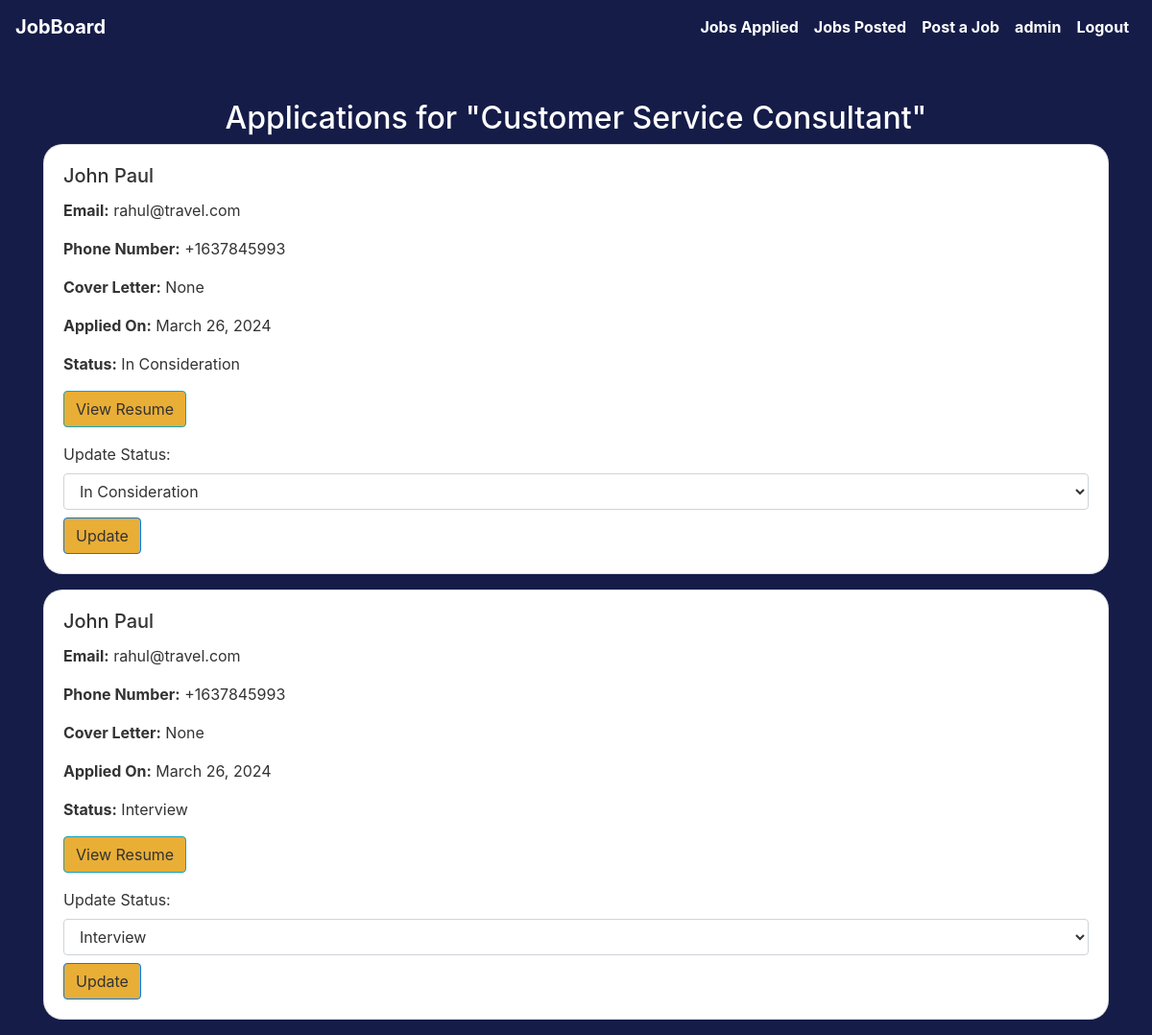
The page /jobs/8/applications/ (signed in) on the database its author committed.
### jobs/models.py (models this page shows, shortened)
class Job(models.Model):
    CONTRACT_TYPE_CHOICES = [
        ('Full-Time', 'Full-Time'),
        ('Part-Time', 'Part-Time'),
        ('Freelance', 'Freelance'),
        ('Internship', 'Internship'),
    ]
    company_name = models.CharField(max_length=255)
    logo = models.ImageField(upload_to='logos/', blank=True, null=True)
    job_title = models.CharField(max_length=255)
    job_description = models.TextField()
    contract_type = models.CharField(max_length=50, choices=CONTRACT_TYPE_CHOICES)
    location = models.CharField(max_length=255)
    working_language = models.CharField(max_length=255)
    job_category = models.CharField(max_length=255)
    job_link = models.URLField(max_length=200)
    contact_email = models.EmailField()
    company_size = models.CharField(max_length=255, blank=True, null=True)
    industry = models.CharField(max_length=255, blank=True, null=True)
    posted_by = models.ForeignKey(User, on_delete=models.CASCADE)
    minimum_salary = models.DecimalField(max_digits=10, decimal_places=2, blank=True, null=True)
    maximum_salary = models.DecimalField(max_digits=10, decimal_places=2, blank=True, null=True)

class JobApplication(models.Model):
    STATUS_CHOICES = [
        ('applied', 'Applied'),
        ('screening', 'Screening'),
        ('in consideration', 'In Consideration'),
        ('interview', 'Interview'),
        ('offer', 'Offer'),
        ('rejected', 'Rejected'),
    ]
    user = models.ForeignKey(User, on_delete=models.CASCADE, related_name='applications')
    job = models.ForeignKey(Job, on_delete=models.CASCADE, related_name='applications')
    full_name = models.CharField(max_length=100)
    email = models.EmailField()
    phone_number = models.CharField(max_length=20, blank=True)
    cover_letter = models.TextField(blank=True)
    resume = models.FileField(upload_to='resumes/')
    applied_on = models.DateTimeField(auto_now_add=True)
    status = models.CharField(max_length=20, choices=STATUS_CHOICES, default='applied')

### jobs/views.py (the view)
# urls.py: path('jobs/<int:job_id>/applications/', views.view_applications, name='view_applications'),
@login_required
def view_applications(request, job_id):
    job = get_object_or_404(Job, pk=job_id, posted_by=request.user)
    applications = job.applications.all().order_by('-id')
    status_choices = JobApplication._meta.get_field('status').choices
    return render(request, 'jobs/view_applications.html', {
        'job': job,
        'applications': applications,
        'status_choices': status_choices,
    })

### jobs/templates/jobs/view_applications.html (shortened to what this page needs)
{% extends 'jobs/base.html' %}
{% block content %}
<div class="container mt-5">
    <h2 class="text-center">Applications for "{{ job.job_title }}"</h2>
    {% for application in applications %}
    <div class="card mb-3" style="border-radius: 20px;">
        <div class="card-body">
            <h5 class="card-title">{{ application.full_name }}</h5>
            <p><strong>Email:</strong> {{ application.email }}</p>
            <p><strong>Phone Number:</strong> {{ application.phone_number }}</p>
            <p><strong>Cover Letter:</strong> {{ application.cover_letter|linebreaksbr }}</p>
            <p><strong>Applied On:</strong> {{ application.applied_on|date:"N j, Y" }}</p>
            <p><strong>Status:</strong> {{ application.get_status_display }}</p>
            <a href="{{ application.resume.url }}" class="btn btn-info" target="_blank">View Resume</a>
            <form action="{% url 'update_application_status' application.id %}" method="post" class="mt-3">
                <label for="status">Update Status:</label>
                <select name="status" class="form-control">
                    {% for status, status_display in status_choices %}
                    <option value="{{ status }}" {% if status == application.status %}selected{% endif %}>{{ status_display }}</option>
                    {% endfor %}
                </select>
                <button type="submit" class="btn btn-primary mt-2">Update</button>
            </form>
        </div>
    </div>
    {% empty %}
    <p>No applications yet.</p>
    {% endfor %}
</div>
{% endblock %}

### jobs/templates/jobs/base.html (shortened to what this page needs)
<!DOCTYPE html>
<html lang="en">
<head>
    <link rel="stylesheet" href="https://stackpath.bootstrapcdn.com/bootstrap/4.5.2/css/bootstrap.min.css">
</head>
<body>
    <nav class="navbar navbar-expand-lg">
        <a class="navbar-brand" href="{% url 'landing-page' %}">JobBoard</a>
        <div class="collapse navbar-collapse" id="navbarNav">
            <ul class="navbar-nav ml-auto">
                <li class="nav-item">
                    <a class="nav-link" href="{% url 'user_dashboard' %}">Jobs Applied</a>
                </li>
                <li class="nav-item">
                    <a class="nav-link" href="{% url 'jobs_posted_dashboard' %}">Jobs Posted</a>
                </li>
                <li class="nav-item">
                    <a class="nav-link" href="{% url 'post-job' %}">Post a Job</a>
                </li>
                {% if user.is_authenticated %}
                <li class="nav-item">
                    <a class="nav-link" href="#">{{ user.username }}</a>
                </li>
                <li class="nav-item">
                    <a class="nav-link" href="{% url 'logout' %}">Logout</a>
                </li>
                {% endif %}
            </ul>
        </div>
    </nav>
    {% block content %}
    {% endblock %}
</body>
</html>

### jobs/templates/jobs/base.html (style rules this page uses)
body, .navbar { background-color: #151C48; color: white; }
.navbar-nav .nav-link { color: white !important; font-weight: bold; }
.navbar-brand, .nav-link { color: white !important; }
.navbar-nav .nav-link, .navbar-brand { color: white !important; font-weight: bold; }
.btn { background-color: #E9AE36; color: white; }

### jobs/templates/jobs/view_applications.html (style rules this page uses)
h5, p, a, label, .btn-info, .btn-primary { color: #333 !important; }
.form-control, .form-control:focus { color: #333 !important; background-color: #fff !important; border-color: #ced4da !important; }
a, a:hover, a:focus, button:hover { color: white !important; }

### rows shown on the page
Job: job_title "Customer Service Consultant"
JobApplication: full_name "John Paul", email "rahul@travel.com", phone_number "+1637845993", cover_letter "None", applied_on "March 26, 2024", status "In Consideration"
JobApplication: full_name "John Paul", email "rahul@travel.com", phone_number "+1637845993", cover_letter "None", applied_on "March 26, 2024", status "Interview"

### other values the page prints
{{ user.username }} "admin"
